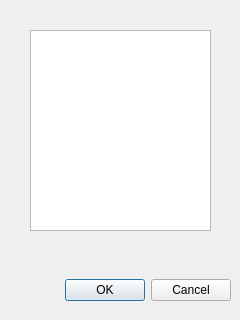
<?xml version="1.0" encoding="UTF-8"?>
<ui version="4.0">
 <class>Dialog</class>
 <widget class="QDialog" name="Dialog">
  <property name="geometry">
   <rect>
    <x>0</x>
    <y>0</y>
    <width>240</width>
    <height>320</height>
   </rect>
  </property>
  <property name="windowTitle">
   <string>Dialog</string>
  </property>
  <widget class="QDialogButtonBox" name="buttonBox">
   <property name="geometry">
    <rect>
     <x>10</x>
     <y>270</y>
     <width>221</width>
     <height>41</height>
    </rect>
   </property>
   <property name="orientation">
    <enum>Qt::Horizontal</enum>
   </property>
   <property name="standardButtons">
    <set>QDialogButtonBox::Cancel|QDialogButtonBox::Ok</set>
   </property>
  </widget>
  <widget class="QTextEdit" name="textEdit">
   <property name="geometry">
    <rect>
     <x>30</x>
     <y>30</y>
     <width>181</width>
     <height>201</height>
    </rect>
   </property>
  </widget>
 </widget>
 <resources/>
 <connections>
  <connection>
   <sender>buttonBox</sender>
   <signal>accepted()</signal>
   <receiver>Dialog</receiver>
   <slot>accept()</slot>
   <hints>
    <hint type="sourcelabel">
     <x>248</x>
     <y>254</y>
    </hint>
    <hint type="destinationlabel">
     <x>157</x>
     <y>274</y>
    </hint>
   </hints>
  </connection>
  <connection>
   <sender>buttonBox</sender>
   <signal>rejected()</signal>
   <receiver>Dialog</receiver>
   <slot>reject()</slot>
   <hints>
    <hint type="sourcelabel">
     <x>316</x>
     <y>260</y>
    </hint>
    <hint type="destinationlabel">
     <x>286</x>
     <y>274</y>
    </hint>
   </hints>
  </connection>
 </connections>
</ui>
